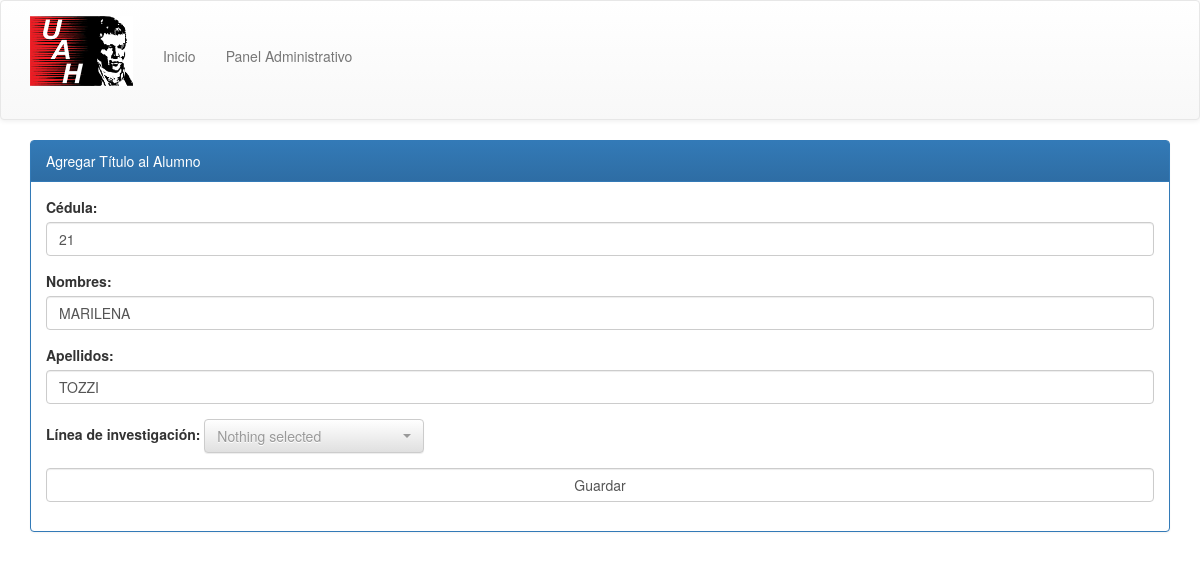
The app's page /editar_tutor/01323383-af64-4e73-a11e-699fcf1b7f78 with its own data.
### tesis_orm.py (models this page shows, shortened)
class Tutor(Base):
    __tablename__ = "tutores"
    indice = Column(String, primary_key=True, default=generar_identificador_unico)
    nombre = Column(String)
    apellido = Column(String, default="")
    cedula = Column(String, default="")
    lineas_investigacion = relationship("LineaDeInvestigacion",
        secondary="tutor_linea", backref="_tutores")

### tesis_web.py (the view)
@app.route("/editar_tutor/<indice>", methods=["GET", "POST"])
def editar_tutor(indice):
    tutor = bd.query(Tutor).get(indice)
    lineas_investigacion = bd.query(LineaDeInvestigacion).all()
    if tutor:
        if request.method == "GET":
            return render_template("editar_tutor.html", tutor=tutor, lineas_investigacion_select=lineas_investigacion)
        elif request.method == "POST":
            actualizar_tutor(tutor)
            return render_template("editar_tutor.html", tutor=tutor, lineas_investigacion_select = lineas_investigacion)
    else:
        return "No existe el tutor", 400

### templates/editar_tutor.html (shortened to what this page needs)
{% extends "base.html" %}
{% block contenido %}
    <div class="container">
        <div class="panel panel-primary">
            <div class="panel-heading">Agregar Título al Alumno</div>
            <div class="panel-body">
        <form method="POST" action="/editar_tutor/{{ tutor.indice }}">
            <div class="form-group">
                <label for="">Cédula: </label>
                <input class="form-control" name="cedula" type="text" value="{{ tutor.cedula }}">
            </div>
            <div class="form-group">
                <label for="">Nombres: </label>
                <input class="form-control" name="nombre" type="text" value="{{ tutor.nombre }}">
            </div>
            <div class="form-group">
                <label for="">Apellidos: </label>
                <input class="form-control" name="apellido" type="text" value="{{ tutor.apellido }}">
            </div>
            <div class="form-group">
                <label for="">Línea de investigación: </label>
            </div>
            <input class="form-control" type="submit" value="Guardar">
        </form>
        </div></div>
    </div>
{% endblock %}

### records on screen
Tutor: cedula "21", nombre "MARILENA", apellido "TOZZI"
